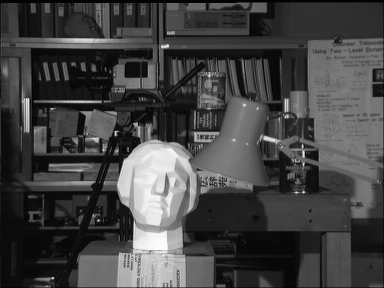
//> input picture images/left.png, 384 x 288 px
$ ./census_transform   (built with g++ and OpenCV 4)
//> lines starting //> are read from the running program, lines starting //| are printed output that depends on the picture
// g++ census_transform.cpp -o stereo `pkg-config --cflags --libs opencv4`
// env -i HOME=$HOME PATH=/usr/bin:/bin ./stereo

#include <iostream>
#include <opencv2/opencv.hpp>

using namespace std;
using namespace cv;

void census_calc(int left[], int len, int binary_array[])
{
    int count = 0;

    for (int i = 0; i < len; i++)
    {
        if (i == len / 2)
        {
            continue;
        }
        else if (left[i] < left[len / 2])
        {
            binary_array[count] = 0;
            count++;
        }
        else
        {
            binary_array[count] = 1;
            count++;
        }
    }
}

void xor_2_array(int arr1[], int arr2[], int result_array[], int len)
{
    for (int i = 0; i < len - 1; i++)
    {
        result_array[i] = arr1[i] ^ arr2[i];
    }
}

int count_no_of_1(int xor_array[], int xor_array_length)
{
    int no_of_1 = 0;

    for (int i = 0; i < xor_array_length; i++)
    {
        if (xor_array[i])
        {
            no_of_1++;
        }
    }

    return no_of_1;
}

int census_cost(int arr1[], int arr2[], int len)
{
    int binary_array[len - 1];
    int binary_array2[len - 1];

    census_calc(arr1, len, binary_array);
    census_calc(arr2, len, binary_array2);

    int xor_array[len - 1];
    xor_2_array(binary_array, binary_array2, xor_array, len);

    int xor_array_length = sizeof(xor_array) / sizeof(xor_array[0]);

    return count_no_of_1(xor_array, xor_array_length);
}

int main()
{
    Mat left_img = imread("/home/yashop/Desktop/census_transform/images/left.png", IMREAD_GRAYSCALE);
//> left_img is the input picture: 288 rows x 384 cols, CV_8UC1; min 0, max 252, mean 67.6
    Mat right_img = imread("/home/yashop/Desktop/census_transform/images/right.png", IMREAD_GRAYSCALE);
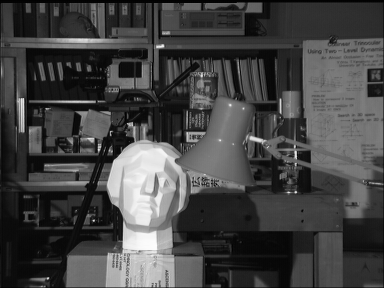
//> input picture images/right.png, 384 x 288 px
//> right_img is the input picture: 288 rows x 384 cols, CV_8UC1; min 0, max 253, mean 68

    if (left_img.empty() || right_img.empty())
    {
        cout << "Error: Could not load images." << endl;
        return -1;
    }

    if (left_img.rows != right_img.rows || left_img.cols != right_img.cols)
    {
        cout << "Error: image size mismatch" << endl;
        return -1;
    }

    int width = left_img.rows;
//> width = 288
    int height = left_img.cols;
//> height = 384
    int kernel = 5;
    int half_kernel = kernel / 2;
    int disp = 32;

    int disparity_rows = width - 2 * half_kernel;
//> disparity_rows = 284
    int disparity_cols = height - 2 * half_kernel;
//> disparity_cols = 380

    Mat disparity_map = Mat::zeros(disparity_rows, disparity_cols, CV_8U);

    for (int i = half_kernel; i < width - half_kernel; i++)
    {
        for (int j = half_kernel; j < height - half_kernel; j++)
        {
            int min_cost = 9999;
            int best_d = 0;

            for (int d = 0; d < disp; d++)
            {
                if (j - d - half_kernel < 0)
                {
                    continue;
                }

                int left_window[kernel * kernel];
                int right_window[kernel * kernel];
                int count = 0;

                for (int r = i - half_kernel; r <= i + half_kernel; r++)
                {
                    for (int c = j - half_kernel; c <= j + half_kernel; c++)
                    {
                        left_window[count] = (int)left_img.data[r * height + c];
                        right_window[count] = (int)right_img.data[r * height + (c - d)];
                        count++;
                    }
                }

                int cost = census_cost(left_window, right_window, kernel * kernel);

                if (cost < min_cost)
                {
                    min_cost = cost;
                    best_d = d;
                }
            }

            disparity_map.data[(i - half_kernel) * disparity_cols + (j - half_kernel)] =
                (best_d * 255) / disp;
        }
    }
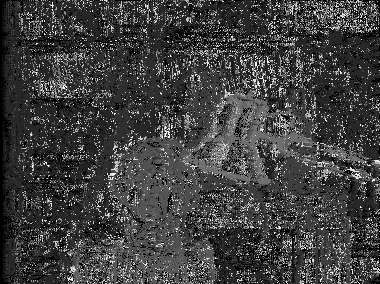
//> disparity_map: 284 rows x 380 cols, CV_8UC1; min 0, max 247, mean 64.2

    imwrite("before_median_filter.png", disparity_map);
    medianBlur(disparity_map, disparity_map, 5);
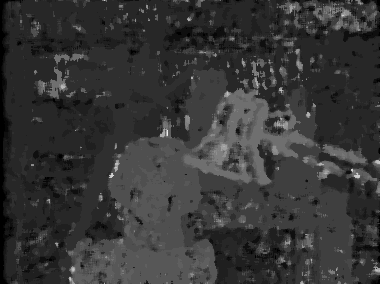
//> disparity_map: 284 rows x 380 cols, CV_8UC1; min 0, max 239, mean 54.1
    imwrite("after_median_filter.png", disparity_map);

    imwrite("before_normalize.png", disparity_map);
    normalize(disparity_map, disparity_map, 0, 255, NORM_MINMAX);
    imwrite("after_normalize.png", disparity_map);

    imwrite("disparity.png", disparity_map);
    cout << "Saved disparity image as disparity.png" << endl;

    return 0;
}
